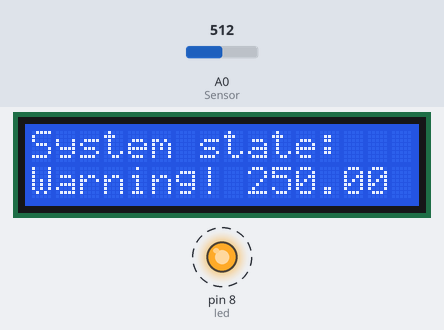
Simulated run of this sketch. Board: Arduino Uno, built with avr-gcc and run on an emulated ATmega328P. On the bench: 16×2 character LCD, output pins drawn as LEDs (lit = HIGH). Dashed ring = blinking. The inputs (shaded band) are chosen by the test bench; at power-on: A0 (Sensor) = 512.

Above: at 2.2 s.
2.3 s: A0 (Sensor) set to 114
At 3.9 s:
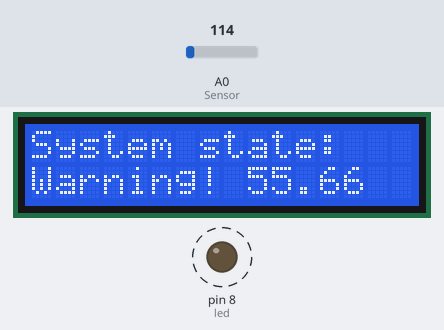
6.4 s: A0 (Sensor) set to 95
At 7.32 s:
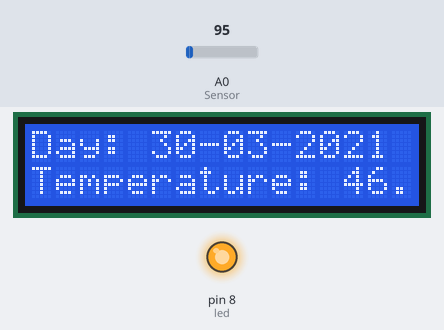
9.8 s: A0 (Sensor) set to 122
At 11.2 s:
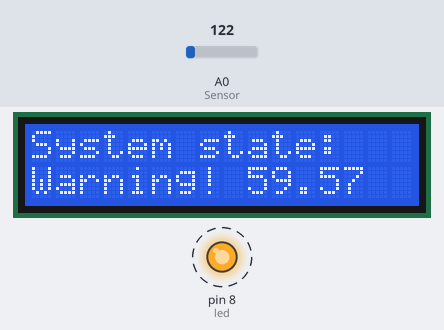
Timing chart, 0 to 17.3 s (numbered marks = the images above; inputs shaded):
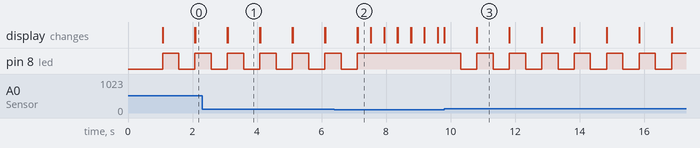

Measured:
- the behaviour switches between 103 and 102 on A0 (Sensor) (found by bisection; images 1 and 2)
- after the input at 2.3 s, the display: first differs from a run without the input after 0.79 s (image 1)
- after the input at 6.4 s, pin 8 (led): goes on until 7.1 s, then stays HIGH; the display: first differs from a run without the input after 0.72 s (image 2)
- after the input at 9.8 s, pin 8 (led): alternates HIGH for 0.50 s and LOW for 0.50 s, starting after 0.51 s; the display: changes at once (image 3)
- by itself, pin 8 (led): alternates HIGH for 0.50 s and LOW for 0.50 s
- what the display in image 1 shows lasts 1.0 s, from 3.1 s to 4.1 s
- what the display in image 2 shows lasts 0.4 s, from 7.1 s to 7.5 s

The sketch:

lcd_PWM.ino
```cpp
#include<LiquidCrystal.h>
//Khoi tao cac chan
// LCD module connections (RS, E, D4, D5, D6, D7)
LiquidCrystal lcd(7,6,5,4,3,2);
#define led 8
#define Sensor  A0
byte degree_symbol[8] =
              {
                0b00111,
                0b00101,
                0b00111,
                0b00000,
                0b00000,
                0b00000,
                0b00000,
                0b00000
              };

void setup()
{
  pinMode(Sensor, INPUT);
  pinMode(led, OUTPUT);
  lcd.begin(16,2);                // Khai bao LCD su dung
  lcd.createChar(1, degree_symbol);
  lcd.setCursor(0,0);
  lcd.print("  Wellcome to  ");   //In ra màn hình LCD
  lcd.setCursor(0,1);             //Dòng 0 là dòng thứ 1
  lcd.print(" Arduino Class   ");
  delay(1000);
  lcd.clear();
  digitalWrite(led, HIGH); // tắt led
  //--------------

}
void loop()
{
  int reading = analogRead(Sensor);
  float voltage = reading * 5.0 / 1024.0;
  float temp = voltage * 100.0;
  if (temp<50){
      lcd.setCursor(0,0);
      lcd.print("Day: 30-03-2021 ");
      lcd.setCursor(0,1);          //Dòng 1 là dòng thứ 2
      lcd.print("Temperature: ");
      lcd.print(temp);
      delay(200);
      lcd.clear();
  }
  else {
      lcd.setCursor(0,0);
      lcd.print("System state: ");
      lcd.setCursor(0,1);          //Dòng 1 là dòng thứ 2
      lcd.print("Warning! ");
      lcd.print(temp);
      delay(500);
      digitalWrite(led, LOW); // sáng led
      delay(500);
      lcd.clear();
      digitalWrite(led, HIGH); // tắt led
  }


}
```
